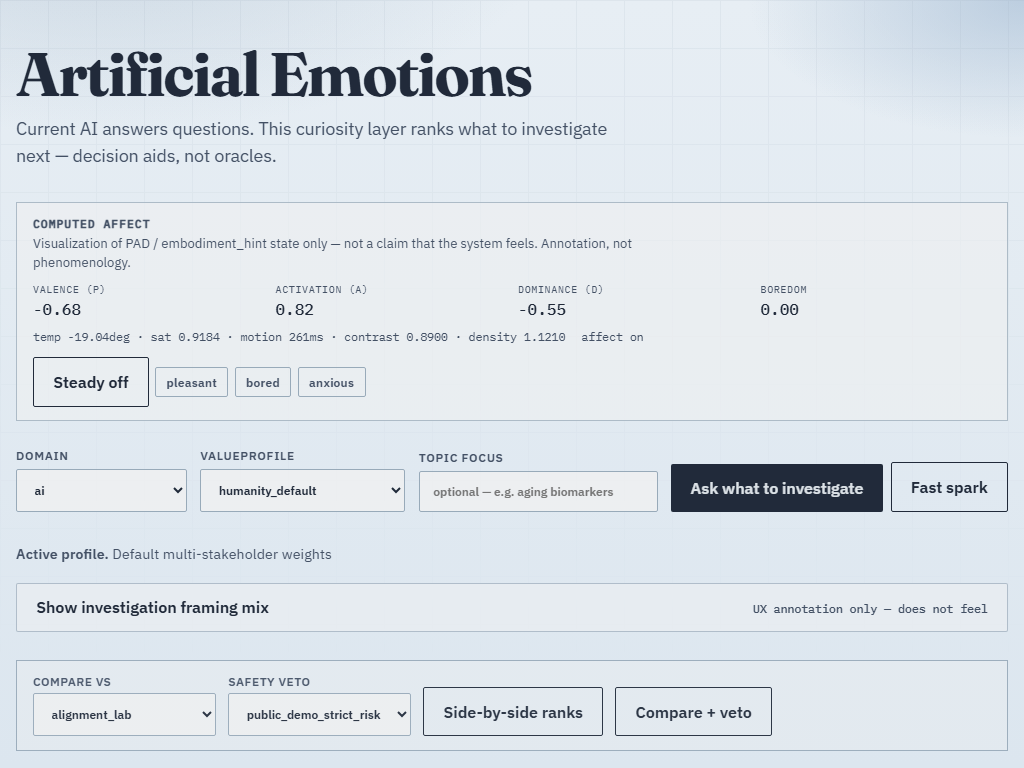
#> input picture web/e2e/mood-shell.spec.ts-snapshots/mood-anxious-mood-shell-win32.png, 1024 x 768 px
$ python assemble_mood_shell_gif.py ../web/e2e/mood-shell.spec.ts-snapshots/mood-anxious-mood-shell-win32.png --out out.png
#> lines starting #> are read from the running program, lines starting #| are printed output that depends on the picture
#!/usr/bin/env python3
"""Assemble mood-shell PNG frames into a palette-optimized GIF.

Keeps docs/media/mood-shell.gif under ~2–3 MB via resize + adaptive palette.
"""

from __future__ import annotations

import argparse
import sys
from pathlib import Path

from PIL import Image


def _blend(a: Image.Image, b: Image.Image, t: float) -> Image.Image:
    a_rgba = a.convert("RGBA")
    b_rgba = b.convert("RGBA")
    if a_rgba.size != b_rgba.size:
        b_rgba = b_rgba.resize(a_rgba.size, Image.Resampling.LANCZOS)
    return Image.blend(a_rgba, b_rgba, t)


def _to_gif_frame(im: Image.Image, max_width: int, colors: int) -> Image.Image:
    rgb = im.convert("RGB")
    if rgb.width > max_width:
        ratio = max_width / rgb.width
        rgb = rgb.resize(
            (max_width, max(1, int(rgb.height * ratio))),
            Image.Resampling.LANCZOS,
        )
    return rgb.convert(
        "P",
        palette=Image.Palette.ADAPTIVE,
        colors=max(16, min(256, colors)),
    )


def assemble(
    frames: list[Path],
    out: Path,
    *,
    hold_ms: int,
    fade_steps: int,
    max_width: int,
    colors: int,
) -> None:
#> called with hold_ms = 1200, fade_steps = 2, max_width = 520, colors = 64
    images = [Image.open(p).convert("RGBA") for p in frames]
#> images = 1 item
    if not images:
        raise SystemExit("no frames")

    sequence: list[Image.Image] = []
    durations: list[int] = []
    fade_ms = max(40, hold_ms // max(fade_steps, 1))

    for i, im in enumerate(images):
        sequence.append(_to_gif_frame(im, max_width, colors))
        durations.append(hold_ms)
        nxt = images[(i + 1) % len(images)]
        if fade_steps > 0 and len(images) > 1:
            for s in range(1, fade_steps + 1):
                t = s / (fade_steps + 1)
                sequence.append(_to_gif_frame(_blend(im, nxt, t), max_width, colors))
                durations.append(fade_ms)
#> this loop made 1 pass
#> after the loop, durations = [1200]; sequence = 1 item

    out.parent.mkdir(parents=True, exist_ok=True)
    sequence[0].save(
        out,
        save_all=True,
        append_images=sequence[1:],
        duration=durations,
        loop=0,
        optimize=True,
        disposal=2,
    )
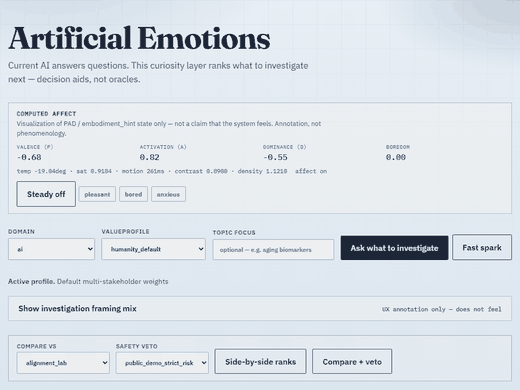
#> saved as out.png: PIL image 520x390 P; mean R, G, B 219.4, 226.3, 232.8
#> (the run stopped early here; a loop or call above may not have finished)
